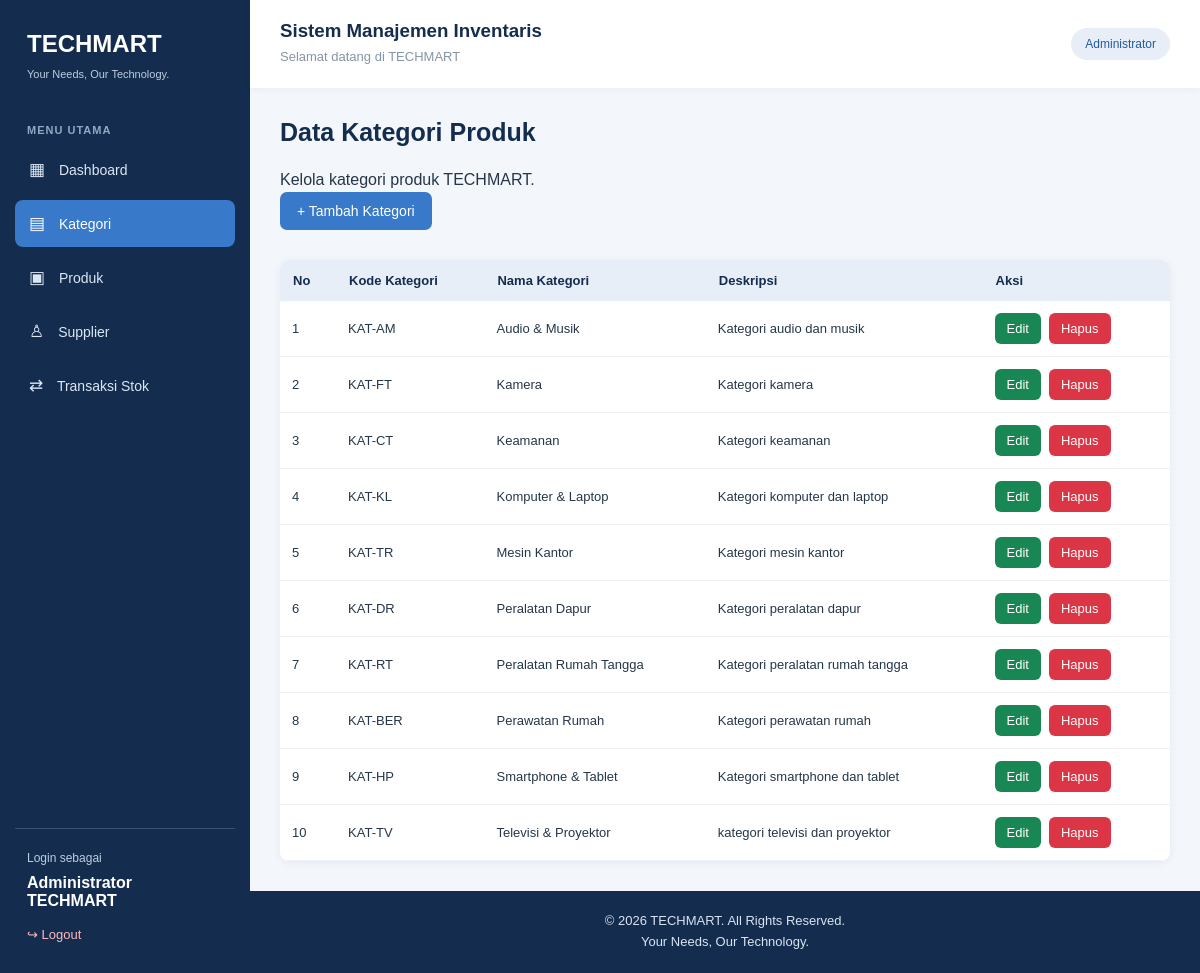
The page /modul/kategori/index.php (signed in) on the database its author committed.
### tables this page shows
CREATE TABLE `kategori` (
  `id` int(11) NOT NULL,
  `kode_kategori` varchar(20) NOT NULL,
  `nama_kategori` varchar(100) NOT NULL,
  `deskripsi` text DEFAULT NULL,
  `created_at` timestamp NOT NULL DEFAULT current_timestamp()
);

### modul/kategori/index.php (the view, shortened to what this page needs)
<?php
$db = getDB();
$stmt = $db->query(
    "SELECT * FROM kategori ORDER BY nama_kategori ASC"
);
$dataKategori = $stmt->fetchAll();
require_once '../../layout/header.php';
?>
<div class="page-heading">
    <h2>Data Kategori Produk</h2>
    <p>Kelola kategori produk TECHMART.</p>
</div>
<a href="tambah.php" class="btn-add">
    + Tambah Kategori
</a>
<div class="table-container">
    <table class="category-table">
        <thead>
            <tr>
                <th>No</th>
                <th>Kode Kategori</th>
                <th>Nama Kategori</th>
                <th>Deskripsi</th>
                <th>Aksi</th>
            </tr>
        </thead>
        <tbody>
            <?php if (count($dataKategori) > 0): ?>
                <?php $no = 1; ?>
                <?php foreach ($dataKategori as $kategori): ?>
                    <tr>
                        <td><?= $no++ ?></td>
                        <td><?= htmlspecialchars($kategori['kode_kategori']) ?></td>
                        <td><?= htmlspecialchars($kategori['nama_kategori']) ?></td>
                        <td><?= htmlspecialchars($kategori['deskripsi'] ?? '') ?></td>
                        <td>
                            <div class="action-buttons">
                                <a href="edit.php?id=<?= $kategori['id'] ?>"
                                   class="btn-edit">
                                    Edit
                                </a>
                                <a href="hapus.php?id=<?= $kategori['id'] ?>"
                                   class="btn-delete"
                                   onclick="return confirm('Yakin ingin menghapus kategori ini?')">
                                    Hapus
                                </a>
                            </div>
                        </td>
                    </tr>
                <?php endforeach; ?>
            <?php endif; ?>
        </tbody>
    </table>
</div>
<?php require_once '../../layout/footer.php'; ?>

### assets/css/style.css (style rules this page uses)
* { margin: 0; padding: 0; box-sizing: border-box; }
html, body { width: 100%; min-height: 100%; }
body { font-family: Arial, Helvetica, sans-serif; background: #f3f6fa; color: #26364a; overflow-x: hidden; }
a { text-decoration: none; }
main h1, main h2, main h3 { color: #142d4e; }
main h2 { font-size: 25px; margin-bottom: 20px; }
p { line-height: 1.6; }
.btn-add { display: inline-block; background: #3979c9; color: white; padding: 11px 17px; border-radius: 7px; margin-bottom: 15px; font-size: 14px; }
.table-container { width: 100%; max-width: 100%; overflow-x: auto; margin-top: 15px; background: white; border-radius: 9px; box-shadow: 0 2px 10px rgba(20,45,78,0.06); }
table { width: 100%; border-collapse: collapse; background: white; }
th { background: #e7eef7; color: #142d4e; text-align: left; padding: 13px; font-size: 13px; white-space: nowrap; }
td { padding: 12px; border-bottom: 1px solid #edf0f5; font-size: 13px; vertical-align: middle; }
table th:last-child, table td:last-child { min-width: 145px; white-space: nowrap; }
.action-buttons { display: flex; flex-direction: row; align-items: center; justify-content: flex-start; flex-wrap: nowrap; gap: 8px; }
.action-buttons a { display: inline-block; padding: 8px 12px; border-radius: 6px; font-size: 13px; text-align: center; white-space: nowrap; }
.btn-edit { background: #198754; color: white !important; }
.btn-delete { background: #dc3545; color: white !important; }
.category-table { min-width: 750px; }

### rows shown on the page
kategori: kode_kategori "KAT-AM", nama_kategori "Audio & Musik", deskripsi "Kategori audio dan musik"
kategori: kode_kategori "KAT-FT", nama_kategori "Kamera", deskripsi "Kategori kamera"
kategori: kode_kategori "KAT-CT", nama_kategori "Keamanan", deskripsi "Kategori keamanan"
kategori: kode_kategori "KAT-KL", nama_kategori "Komputer & Laptop", deskripsi "Kategori komputer dan laptop"
kategori: kode_kategori "KAT-TR", nama_kategori "Mesin Kantor", deskripsi "Kategori mesin kantor"
kategori: kode_kategori "KAT-DR", nama_kategori "Peralatan Dapur", deskripsi "Kategori peralatan dapur"
kategori: kode_kategori "KAT-RT", nama_kategori "Peralatan Rumah Tangga", deskripsi "Kategori peralatan rumah tangga"
kategori: kode_kategori "KAT-BER", nama_kategori "Perawatan Rumah", deskripsi "Kategori perawatan rumah"
kategori: kode_kategori "KAT-HP", nama_kategori "Smartphone & Tablet", deskripsi "Kategori smartphone dan tablet"
kategori: kode_kategori "KAT-TV", nama_kategori "Televisi & Proyektor", deskripsi "kategori televisi dan proyektor"

### other values the page prints
$_SESSION['nama'] "Administrator TECHMART"
